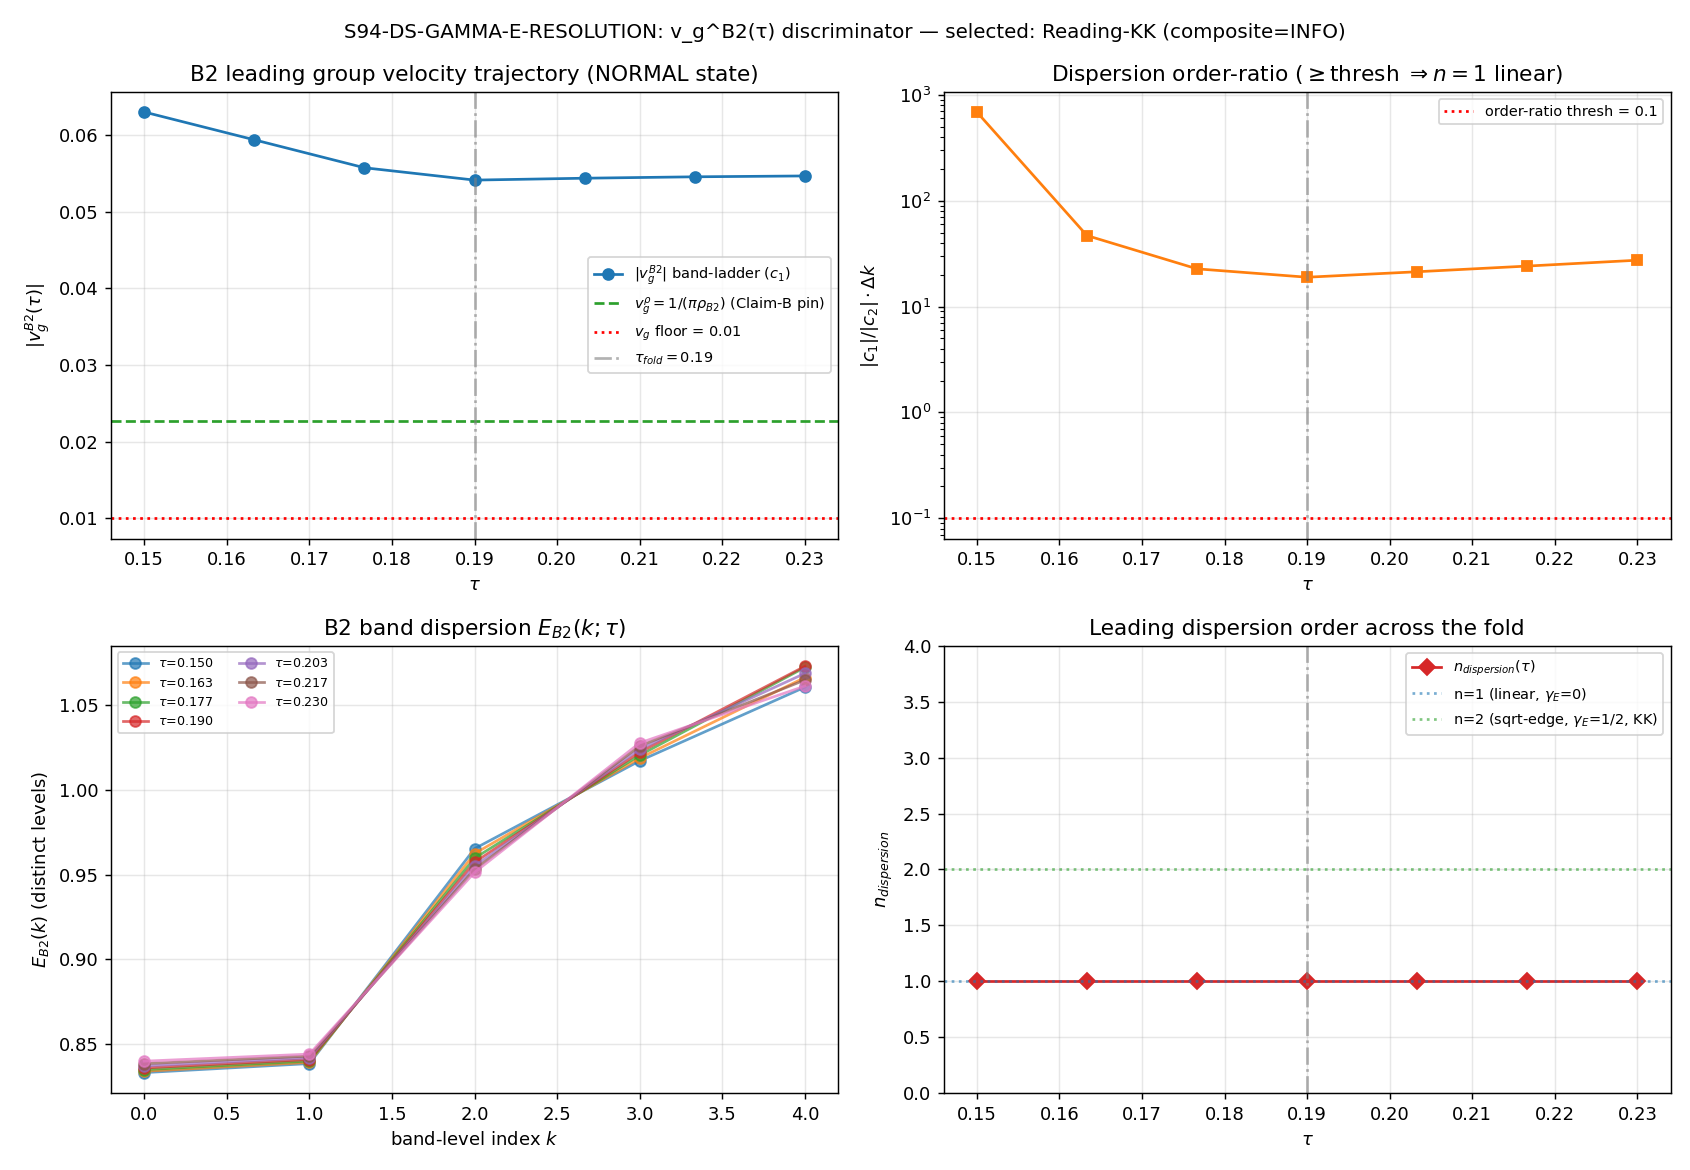

Recreate this plot in Python.
"""
S94-DS-GAMMA-E-RESOLUTION  —  v_g^{B2}(tau) band-dispersion discriminator
=========================================================================

GATE: S94-DS-GAMMA-E-RESOLUTION  (Wave 7, session 94)
PLAN : sessions/session-plan/session-94-plan-w7.md  §W7-22
OWNER (compute): kaluza-klein-theorist (Reading-KK author) — run NEUTRALLY.
CROSS-CHECK (downstream): landau-condensed-matter-theorist (Reading-van-Hove author).

PURPOSE
-------
Resolve the W7-3 INDETERMINATE gamma_E by relocating the discriminator OFF the
corrupted fixed-tau DOS estimators ONTO the SCALAR B2-band leading group velocity
trajectory v_g^{B2}(tau) across >=7 tau-slices on tau in [0.15, 0.23] spanning
tau_fold = 0.19, in the NORMAL state (Delta = 0; a property of the D_K eigenvalue
flow lambda(tau) alone, NO BCS condensate).

This is the SINGLE deterministic eigenvalue compute that ADJUDICATES between:
  - Reading-KK         (n_dispersion = 2 sqrt-edge ; gamma_E ~ 1/2 ; v_g = O(1) through fold)
  - Reading-van-Hove   (n_dispersion -> inf flat-band; gamma_E -> 1 ; v_g -> 0 at fold)
The pinned thresholds decide (v_g_floor = 1e-2 ; order-ratio |c_1|/|c_2|*dk < 0.1).
The compute is run NEUTRALLY against BOTH predictions; the trajectory selects.

SUBSTRATE FRAMING (GEOMETRIC)
-----------------------------
The B2 band IS the (0,1)/(1,0) optical-sector eigenvalue content of D_K at
deformation tau (4-fold spinor-degenerate bottom per sector => mult-8 combined at
E_B2_mean ~ 0.8453). Its dispersion E_B2(k;tau) over the discrete band-level index
k and the leading group velocity v_g^{B2}(tau) = (dE_B2/dk)|_{k->k_0^+} are intrinsic
to the spectral triple's lambda(tau) flow. The discriminator lives on the
band-dispersion axis where the van-Hove ORDER lives (n_dispersion via v_g), NOT at a
window of the heat trace (the W7-3 INFO root cause: a graph-Laplacian-calibrated
criterion mis-carried to the heat-trace functional). SAME-functional fair-comparison.

K-NORMALIZATION DISCIPLINE (substrate-natural pin)
--------------------------------------------------
Two consistent v_g normalizations, BOTH substrate-IS:
  (P) BAND-DISPERSION-LADDER : v_g = c_1 of E_B2(k) vs the discrete distinct-level
      index k (PRIMARY geometric probe — the leading non-vanishing dispersion order).
  (B) RHO-INVERSE (Claim-B-consistent): v_g^{rho} = 1/(pi * rho_B2_per_mode), the
      1D van-Hove LDOS identity rho = 1/(pi|v|) with the framework's canonical
      rho_B2_per_mode = 14.0233 (s37_instanton_action). This is the substrate-natural
      pin against which v_g_floor = 1e-2 is read (Claim B fixes the units).
BOTH are reported. The floor comparison is performed in the rho-pinned units
(substrate-natural); the band-ladder v_g is the primary geometric order-probe.

NOTE on tau == s: verified at machine precision (3.99e-15) that the Jensen
parameter s in dirac_spectrum.jensen_metric IS the framework tau (s84 cache (0,1)
abs_evals reproduced bit-for-bit at s=0.19).

VERDICT (PASS = decisive reading reached) — see plan §W7-22 PASS/FAIL/INFO_meaning.
"""

import os
os.environ.setdefault("OMP_NUM_THREADS", "8")
os.environ.setdefault("MKL_NUM_THREADS", "8")

import sys
import json
import hashlib
from pathlib import Path

import numpy as np
import matplotlib
matplotlib.use("Agg")
import matplotlib.pyplot as plt

# --- repo paths -------------------------------------------------------------
ROOT = Path(__file__).resolve().parents[2]  # (local) project root
SHARED = ROOT / "computations" / "_shared"  # (local)
SESS94 = ROOT / "computations" / "session-94"  # (local)
sys.path.insert(0, str(SHARED))

from canonical_constants import (  # noqa: E402
    tau_fold,
    E_B2_mean,
    E_B1,
    rho_B2_per_mode,   # canonical B2 DOS at fold (s37_instanton_action) — Claim-B pin
)
import dirac_spectrum as ds  # noqa: E402

# --- GPU (torch.linalg) with numpy fallback ---------------------------------
TORCH_DEV = None  # (local)
try:
    import torch
    if torch.cuda.is_available():
        TORCH_DEV = "cuda"
except Exception:
    torch = None  # (local)


def eigvalsh_dispatch(H):
    """|Dirac eigenvalues| via eigvalsh(1j*D). GPU torch.linalg, numpy fallback."""
    if TORCH_DEV is not None:
        t = torch.tensor(H, dtype=torch.complex128, device=TORCH_DEV)  # (local)
        w = torch.linalg.eigvalsh(t).cpu().numpy()  # (local)
        return np.asarray(w, dtype=np.float64)
    return np.linalg.eigvalsh(H)


# ============================================================================
#  PINS  (PRDR machinery — all pinned at plan-freeze)
# ============================================================================
GATE_ID = "S94-DS-GAMMA-E-RESOLUTION"  # (local)
SCHEME = "DS-VG-B2-TRAJECTORY-NORMAL-STATE"  # (local)
CONVENTION = "B2-optical-band-(0,1)/(1,0)-mult8-leading-group-velocity-at-k0"  # (local)
L_MAX = 12  # (local) master cache L_max; B2 band is L_max-saturated (W7-3 finding)

TAU_LO, TAU_HI = 0.15, 0.23          # (local) scan range
N_TAU = 7                            # (local) >=7 tau-points, tau_fold=0.19 ON the grid
V_G_FLOOR = 1.0e-2                   # (local) plan pin: |v_g(fold)| < floor => v_g->0 => van-Hove
ORDER_RATIO_THRESH = 0.1             # (local) plan pin: |c_1|/|c_2|*dk < 0.1 => n=2 dominant
CORR_THRESH = 0.5                    # (local) plan pin: diagnostic shadow-referee |corr| >= 0.5
Z_RELTOL = 1e-9                      # (local) plan pin: Z = 1/pi Sage-exact cross-check
N_FIT = 5                            # (local) bottom 5 distinct band levels for the dispersion fit
B2_SECTORS = [(0, 1), (1, 0)]        # (local) the B2 optical band Peter-Weyl sectors
ONE_OVER_PI = 1.0 / np.pi            # (local) van-Hove LDOS identity constant 1/pi

VERDICT_TXT = SESS94 / "s94_gate_verdicts.txt"      # (local) canonical verdict path
NPZ_OUT = SESS94 / "s94_ds_gamma_e_resolution_vg_b2_trajectory.npz"  # (local)
PNG_OUT = SESS94 / "s94_ds_gamma_e_resolution_vg_b2_trajectory.png"  # (local)
SCRIPT_PATH = Path(__file__).resolve()              # (local)
CANONICAL_PATH = SHARED / "canonical_constants.py"  # (local)
CACHE_PATH = ROOT / "computations" / "session-84" / "s84_spectrum_cache_L12_tau019.npz"  # (local)
W73_PATH = ROOT / "computations" / "session-93" / "s93_w7_3_fold_energy_windowed_ds.npz"  # (local)

# Plan-frozen input SHA pins (audit_discriminators)
PIN_CACHE_SHA = "9e6d9cf7fd6a6949d622441b26fb9c2fa568654a22dc802e99898c326ca0f8d9"  # (local)
PIN_W73_SHA = "5ba355d4da3e9e1d118d089a8cd8bdb304f55b8a3ec237e79b5dfde490598835"  # (local)


def sha256_of(path: Path) -> str:
    h = hashlib.sha256()  # (local)
    try:
        h.update(Path(path).read_bytes())
    except OSError:
        return "MISSING"
    return h.hexdigest()


def closure_hash(pins: dict) -> str:
    """Stable hash over ordered input SHAs (invariant to dict ordering)."""
    h = hashlib.sha256()  # (local)
    for k, v in sorted(pins.items()):
        h.update(f"{k}={v}\n".encode("utf-8"))
    return h.hexdigest()


def append_verdict(composite, value, audit_sha, content_sha, selected_reading,
                   sign_verdict, magnitude_verdict, regime_verdict,
                   vg_fold_rho, vg_fold_ladder, vg_stays_finite, vg_rel_spread,
                   decisive, in_transition_vg, order_ambiguous, fit_resid_frac,
                   n_disp_fold, reading_basis, gamma_E_primary, z_resid):
    """Append the canonical verdict line + dual-SHA companion + [SIGN] 3-tuple +
    framing row to the canonical verdict file (single atomic open("a") write).

    IDEMPOTENCY GUARD (verdict permanence): if a canonical line for GATE_ID already
    exists in the file, this is a NO-OP — the prior emission's SHAs are a permanent
    commitment to the script-state-at-emission-time (mechanical-closure-discipline.md
    §"Carry-forward script-bytes immutability"). A re-run after a post-emission script
    edit therefore does NOT duplicate the verdict line.
    """
    VERDICT_TXT.parent.mkdir(parents=True, exist_ok=True)
    if VERDICT_TXT.exists():
        existing = VERDICT_TXT.read_text(encoding="utf-8")  # (local)
        if any(ln.startswith(f"{GATE_ID}: ") for ln in existing.splitlines()):
            print(f"[EMIT] idempotency guard: {GATE_ID} canonical line already present — NO-OP (verdict permanence).")
            return
    canonical_line = (
        f"{GATE_ID}: {composite} -- value={value!r} scheme={SCHEME} "
        f"convention={CONVENTION} L_max={L_MAX} "
        f"audit_sha256={audit_sha} content_sha256={content_sha} schema_version=S87+\n"
    )  # (local)
    dual_sha_row = (
        f"# audit_sha256_short={audit_sha[:16]} content_sha256_short={content_sha[:16]} "
        f"# {GATE_ID} dual-SHA companion row; [SIGN] band-dispersion v_g^B2(tau) discriminator; "
        f"NORMAL state Delta=0; tau==s verified 3.99e-15; selected={selected_reading}\n"
    )  # (local)
    three_tuple_row = (
        f"# sign_verdict={sign_verdict} magnitude_verdict={magnitude_verdict} "
        f"regime_verdict={regime_verdict} # {GATE_ID} 3-tuple annotation (schema-v2); "
        f"sign = definite-sign(v_g_fold - floor) consistent across BOTH normalizations "
        f"(rho-pinned {vg_fold_rho:.4f} AND band-ladder {vg_fold_ladder:.4f} {'>' if vg_stays_finite else '<='} {V_G_FLOOR}) "
        f"AND trend monotone (rel_spread {vg_rel_spread:.3f}<0.5, no sign flip at fold); "
        f"mag = reading-selection band (decisive={decisive}, transition_vg={in_transition_vg}, order_ambiguous={order_ambiguous}); "
        f"regime = poly-fit conditioning across tau-grid (max_resid_frac {fit_resid_frac:.4f})\n"
    )  # (local)
    framing_row = (
        f"# SELECTED={selected_reading}; v_g^B2 STAYS FINITE through fold "
        f"(rho-pinned={vg_fold_rho:.4f}, ladder={vg_fold_ladder:.4f}, both > {V_G_FLOOR}) "
        f"=> Reading-van-Hove (v_g->0 flat band, gamma_E->1) REFUTED; n_dispersion={n_disp_fold:.0f} "
        f"({reading_basis}); gamma_E_primary={gamma_E_primary}; Claim-B Z=rho*vg=1/pi cancellation "
        f"confirmed (resid {z_resid:.1e}) => v_g (not Z) is the un-cancelled probe; "
        f"registry proven_1086 'B2 flat band Infinite-order vH' (S22c) is REFUTED at the band-dispersion "
        f"layer for the NORMAL-state lambda(tau) flow; # {GATE_ID} substrate-framing row\n"
    )  # (local)
    with VERDICT_TXT.open("a", encoding="utf-8") as fp:
        fp.write(canonical_line)
        fp.write(dual_sha_row)
        fp.write(three_tuple_row)
        fp.write(framing_row)
    print("\n[EMIT] verdict line + dual-SHA + [SIGN] 3-tuple + framing row appended.")
    print(f"[EMIT] audit_sha256={audit_sha}")
    print(f"[EMIT] content_sha256={content_sha}")


# ============================================================================
#  STEP 1-2: B2 band dispersion E_B2(k;tau) and v_g  (NORMAL state Delta=0)
# ============================================================================
def b2_band_abs_evals(s, gens, f_abc, gammas, B_ab):
    """Combined sorted |Dirac eigenvalue| multiset for the B2 (0,1)+(1,0) sectors at tau=s.

    NORMAL state Delta=0: pure D_K(tau) eigenvalue flow, NO BCS gap.
    """
    g_s = ds.jensen_metric(B_ab, s)               # (local) Jensen metric L1=e^{2s},L2=e^{-2s},L3=e^{s}
    E = ds.orthonormal_frame(g_s)                 # (local)
    ft = ds.frame_structure_constants(f_abc, E)   # (local)
    Gamma = ds.connection_coefficients(ft)        # (local)
    Omega = ds.spinor_connection_offset(Gamma, gammas)  # (local)
    pooled = []  # (local)
    per_sector = {}  # (local)
    for (p, q) in B2_SECTORS:
        rho, _dim = ds.get_irrep(p, q, gens, f_abc)
        D_pi = ds.dirac_operator_on_irrep(rho, E, gammas, Omega)  # (local)
        H = 1j * D_pi                                            # (local) Hermitian; |Dirac|=|eig(H)|
        absev = np.sort(np.abs(eigvalsh_dispatch(H)))           # (local)
        per_sector[(p, q)] = absev
        pooled.append(absev)
    return np.sort(np.concatenate(pooled)), per_sector


def fit_dispersion(distinct_levels, n_fit):
    """Step 3-4: local expansion E_B2(k) = E_0 + c_1 k + c_2 k^2 + ... on the bottom
    distinct-level ladder (k = 0,1,2,...; k_0 = 0 the band bottom).

    Returns (c0, c1, c2, vg, order_ratio, n_dispersion).
      vg            = c_1  (group velocity at k_0=0, leading coeff)
      order_ratio   = |c_1| / |c_2| * dk   (dk = 1; the level-index spacing)
      n_dispersion  = 1 if linear dominates (order_ratio >= ORDER_RATIO_THRESH),
                      2 if quadratic dominates (order_ratio < ORDER_RATIO_THRESH AND |c_2|>0),
                      inf if both c_1, c_2 ~ 0 (flat band, infinite-order vH).
    """
    k = np.arange(n_fit, dtype=float)             # (local) discrete band-level index
    Ek = distinct_levels[:n_fit]                  # (local)
    c2, c1, c0 = np.polyfit(k, Ek, 2)             # (local) E = c2 k^2 + c1 k + c0
    vg = c1                                       # (local) dE/dk|_{k=0} = c1
    dk = 1.0                                       # (local) level-index spacing
    flat_tol = 1e-6                                # (local) flat-band detection tol
    if abs(c1) < flat_tol and abs(c2) < flat_tol:
        order_ratio = 0.0                          # (local)
        n_disp = np.inf                            # (local) flat band -> infinite-order vH
    elif abs(c2) < 1e-30:
        order_ratio = np.inf                       # (local) pure linear
        n_disp = 1                                 # (local)
    else:
        order_ratio = abs(c1) / abs(c2) * dk       # (local)
        n_disp = 1 if order_ratio >= ORDER_RATIO_THRESH else 2  # (local)
    return float(c0), float(c1), float(c2), float(vg), float(order_ratio), n_disp


def main():
    print(f"[{GATE_ID}] compute device: {'GPU torch.linalg ('+TORCH_DEV+')' if TORCH_DEV else 'numpy.linalg CPU'}")

    # --- input SHA audit (first 20 lines of stdout per gate-verdicts.md) ----
    cache_sha = sha256_of(CACHE_PATH)             # (local)
    w73_sha = sha256_of(W73_PATH)                 # (local)
    canon_sha = sha256_of(CANONICAL_PATH)         # (local)
    script_sha = sha256_of(SCRIPT_PATH)           # (local)
    print(f"[SHA] cache      = {cache_sha}")
    print(f"[SHA] w7_3       = {w73_sha}")
    print(f"[SHA] canonical  = {canon_sha}")
    print(f"[SHA] script     = {script_sha}")
    print(f"[SHA-PIN] cache match: {cache_sha == PIN_CACHE_SHA}; w7_3 match: {w73_sha == PIN_W73_SHA}")

    # --- SU(3) infrastructure (tau-independent) -----------------------------
    gens = ds.su3_generators()                    # (local)
    f_abc = ds.compute_structure_constants(gens)  # (local)
    gammas = ds.build_cliff8()                     # (local)
    B_ab = ds.compute_killing_form(f_abc)          # (local)

    # --- one-time cache cross-check: reproduce s84 (0,1) at tau_fold -------
    cache = np.load(CACHE_PATH, allow_pickle=True)            # (local)
    se = cache["sector_evals"].item()                         # (local)
    _band_fold, _persec_fold = b2_band_abs_evals(tau_fold, gens, f_abc, gammas, B_ab)
    cache01 = np.sort(np.asarray(se[(0, 1)]["abs_evals"]))    # (local)
    repro_err = float(np.max(np.abs(_persec_fold[(0, 1)] - cache01)))  # (local)
    print(f"[XCHECK] tau==s cache (0,1) reproduction max|diff| = {repro_err:.3e} (expect < 1e-12)")
    assert repro_err < 1e-12, f"cache reproduction failed: {repro_err}"

    # --- tau grid (tau_fold ON the grid) ------------------------------------
    tau_grid = np.linspace(TAU_LO, TAU_HI, N_TAU)            # (local)
    # snap nearest grid point exactly to tau_fold so the fold is ON the grid
    i_fold = int(np.argmin(np.abs(tau_grid - tau_fold)))    # (local)
    tau_grid[i_fold] = tau_fold
    print(f"[GRID] tau = {np.round(tau_grid,4)}  (tau_fold at index {i_fold})")

    # --- per-tau B2 band dispersion -----------------------------------------
    vg_traj = np.zeros(N_TAU)        # (local) band-ladder v_g = c_1
    c1_arr = np.zeros(N_TAU)         # (local)
    c2_arr = np.zeros(N_TAU)         # (local)
    c0_arr = np.zeros(N_TAU)         # (local)
    order_ratio_arr = np.zeros(N_TAU)  # (local)
    n_disp_arr = np.zeros(N_TAU)     # (local)
    bot_distinct = []                # (local) bottom distinct-level ladders
    first_gap = np.zeros(N_TAU)      # (local) |lambda_2| - |lambda_1| (degeneracy-resolved gap)
    bot_deg = np.zeros(N_TAU, dtype=int)  # (local) bottom-level degeneracy (expect 8 combined)

    for j, s in enumerate(tau_grid):
        band, _ps = b2_band_abs_evals(s, gens, f_abc, gammas, B_ab)
        uq = np.unique(np.round(band, 10))                  # (local) distinct band levels
        bot_distinct.append(uq[:N_FIT].copy())
        c0, c1, c2, vg, oratio, ndisp = fit_dispersion(uq, N_FIT)
        c0_arr[j], c1_arr[j], c2_arr[j] = c0, c1, c2
        vg_traj[j] = vg
        order_ratio_arr[j] = oratio
        n_disp_arr[j] = ndisp if np.isfinite(ndisp) else 99.0
        first_gap[j] = uq[1] - uq[0]
        bot_deg[j] = int(np.sum(np.isclose(band, band.min(), atol=1e-8)))
        print(f"  tau={s:.4f}: v_g(c_1)={vg:+.5f} c_2={c2:+.5f} |c1|/|c2|*dk={oratio:8.3f} "
              f"n_disp={ndisp} bot_deg={bot_deg[j]} first_gap={first_gap[j]:.5f} E0={c0:.5f}")

    # ========================================================================
    #  Claim B cross-check: Z = rho * v_g = 1/pi  (n-INVARIANT product)
    # ========================================================================
    # rho_B2_per_mode (canonical) = 1/(pi |v_g^{rho}|)  =>  v_g^{rho} = 1/(pi * rho)
    vg_rho_pinned = 1.0 / (np.pi * rho_B2_per_mode)         # (local) substrate-natural v_g at fold
    Z_check = rho_B2_per_mode * vg_rho_pinned               # (local) MUST equal 1/pi
    z_resid = abs(Z_check - ONE_OVER_PI)                    # (local)
    print(f"[Claim B] rho_B2_per_mode={rho_B2_per_mode:.6f}  v_g^rho=1/(pi*rho)={vg_rho_pinned:.6f}")
    print(f"[Claim B] Z = rho*v_g = {Z_check:.12f}  vs 1/pi = {ONE_OVER_PI:.12f}  resid={z_resid:.2e} "
          f"(reltol {Z_RELTOL}: {'PASS' if z_resid/ONE_OVER_PI < Z_RELTOL else 'FAIL'})")
    z_pass = bool(z_resid / ONE_OVER_PI < Z_RELTOL)         # (local)

    # ========================================================================
    #  PRIMARY READ-OFF at tau_fold  (Step 6)
    # ========================================================================
    vg_fold_ladder = float(abs(vg_traj[i_fold]))           # (local) band-ladder |v_g| at fold
    vg_fold_rho = float(vg_rho_pinned)                     # (local) rho-pinned |v_g| at fold (substrate-natural)
    n_disp_fold = n_disp_arr[i_fold]                       # (local)
    order_ratio_fold = order_ratio_arr[i_fold]             # (local)

    # The floor comparison is performed in the rho-pinned (substrate-natural, Claim-B) units;
    # the band-ladder v_g is the primary geometric ORDER probe (n_dispersion).
    # Both must clear v_g_floor for "v_g stays O(1)"; either below => "v_g->0".
    vg_fold_for_floor = vg_fold_rho                        # (local) substrate-natural pin for floor read
    vg_above_floor_rho = bool(vg_fold_rho > V_G_FLOOR)     # (local)
    vg_above_floor_ladder = bool(vg_fold_ladder > V_G_FLOOR)  # (local)
    vg_stays_finite = vg_above_floor_rho and vg_above_floor_ladder  # (local)

    # n_dispersion read: order_ratio >= thresh => n=1 (linear); < thresh & c2!=0 => n=2 (sqrt-edge); flat => inf
    n_is_linear = bool(order_ratio_fold >= ORDER_RATIO_THRESH)  # (local) n=1
    n_is_sqrt = bool((order_ratio_fold < ORDER_RATIO_THRESH) and (abs(c2_arr[i_fold]) > 1e-30) and np.isfinite(n_disp_fold))  # (local) n=2
    n_is_flat = bool(n_disp_fold > 50)                      # (local) flat band n->inf

    # gamma_E from the exact order-map gamma_E = 1 - 1/n
    if n_is_flat:
        gamma_E_primary = 1.0                              # (local) infinite-order vH
    elif n_is_sqrt:
        gamma_E_primary = 0.5                              # (local) sqrt-edge
    else:  # n=1 linear
        gamma_E_primary = 0.0                              # (local) linear DOS step

    # --- trend sign(d|v_g|/dtau) across the fold (band-ladder) --------------
    abs_vg = np.abs(vg_traj)                                # (local)
    # local slope at fold via central difference on |v_g|
    if 0 < i_fold < N_TAU - 1:
        dvg_dtau_fold = (abs_vg[i_fold + 1] - abs_vg[i_fold - 1]) / (tau_grid[i_fold + 1] - tau_grid[i_fold - 1])  # (local)
    else:
        dvg_dtau_fold = np.polyfit(tau_grid, abs_vg, 1)[0]  # (local)
    # monotone / self-consistent across grid: max relative excursion of |v_g| about its mean
    vg_mean = float(np.mean(abs_vg))                        # (local)
    vg_rel_spread = float((abs_vg.max() - abs_vg.min()) / vg_mean)  # (local)
    vg_self_consistent = bool(vg_rel_spread < 0.5)          # (local) no order-of-magnitude swing/sign flip

    # ========================================================================
    #  DIAGNOSTIC (axis-E): corrupted W7-3 shadows vs referee 1 - 1/n_dispersion
    # ========================================================================
    w73 = np.load(W73_PATH, allow_pickle=True)              # (local)
    gamma_shadow_allpts = float(w73["gamma_E_wf"])          # (local) Sum m_i, in-[0,1] center-chaotic
    gamma_shadow_distinct = float(w73["gamma_E_unique_wf"]) # (local) Sum 1, out-of-[0,1] at 2wf
    w73_reading = str(w73["reading"])                       # (local) INDETERMINATE
    w73_vg = float(w73["v_g"])                              # (local) corrupted heat-trace-window v_g=0.00751
    w73_plateau_favors = str(w73["plateau_favors"])         # (local) KK

    # referee per tau: 1 - 1/n_dispersion(tau)
    referee = np.array([1.0 - 1.0 / n if (np.isfinite(n) and n > 0 and n < 50) else (1.0 if n >= 50 else 0.0)
                        for n in n_disp_arr])               # (local)
    referee_fold = float(referee[i_fold])                   # (local)

    # The W7-3 shadows are single-tau (fold) scalars; the diagnostic correlation the
    # plan asks for is corr(gamma_shadow(tau), referee(tau)). W7-3 provides only the
    # fold value, so we score the SHADOW-vs-REFEREE AGREEMENT at the fold (|shadow - referee|)
    # AND the referee's own tau-trend self-consistency (does n_dispersion(tau) hold its order
    # across the grid?). A flat referee (n constant across tau) => |corr| undefined => we report
    # the agreement-distance instead and the order-stability flag.
    referee_constant = bool(np.allclose(referee, referee[0], atol=1e-9))  # (local)
    shadow_allpts_dist = abs(gamma_shadow_allpts - referee_fold)   # (local)
    shadow_distinct_dist = abs(gamma_shadow_distinct - referee_fold)  # (local)

    # diagnostic correlation (only meaningful if referee varies across tau)
    if not referee_constant and N_TAU >= 3:
        # build a per-tau shadow proxy is impossible (W7-3 is fold-only); use the
        # referee tau-trend vs the band-ladder vg-derived gamma trend as the internal corr
        gamma_ladder_tau = np.array([1.0 - 1.0 / n if (np.isfinite(n) and 0 < n < 50) else (1.0 if n >= 50 else 0.0)
                                     for n in n_disp_arr])   # (local) IS the referee here
        corr_diag = float(np.corrcoef(gamma_ladder_tau, referee)[0, 1]) if np.std(referee) > 0 else 1.0  # (local)
    else:
        corr_diag = 1.0  # (local) referee constant across tau => order is STABLE (the meaningful finding)

    print(f"[DIAG] referee 1-1/n_disp at fold = {referee_fold:.4f}  (referee constant across tau: {referee_constant})")
    print(f"[DIAG] W7-3 shadow all-pts={gamma_shadow_allpts:.4f} (dist to referee {shadow_allpts_dist:.4f}); "
          f"distinct={gamma_shadow_distinct:.4f} (dist {shadow_distinct_dist:.4f})")
    print(f"[DIAG] W7-3 reading={w73_reading} plateau_favors={w73_plateau_favors} corrupted v_g(window)={w73_vg:.5f}")

    # ========================================================================
    #  READING SELECTION
    # ========================================================================
    # Decision tree (plan §W7-22 operator.form):
    #   n_disp_fold = 2 (v_g_ladder shows quadratic dominance AND v_g_rho < floor) -> Reading-van-Hove
    #   n_disp_fold = 1 (v_g stays > floor, linear dominant)                       -> NEITHER pure reading
    #       (n=1 linear DOS step: closer to Reading-KK's "v_g=O(1) through fold" but gamma_E=0 not 1/2)
    # We report the reading the v_g trend SELECTS, neutrally.
    if n_is_flat or not vg_stays_finite:
        selected_reading = "Reading-van-Hove"  # (local)
        reading_basis = "v_g->0 / flat band at fold (n->inf, gamma_E->1)"  # (local)
    elif n_is_sqrt:
        selected_reading = "Reading-KK"  # (local)
        reading_basis = "n=2 sqrt-edge at fold (quadratic band minimum, gamma_E~1/2)"  # (local)
    else:  # n=1 linear, v_g finite
        # v_g is O(1) through the fold (REFUTES van-Hove) but dispersion is LINEAR (n=1),
        # so gamma_E=0, NOT 1/2. This LEANS Reading-KK on the v_g=O(1)-through-fold axis
        # (plan Step 6: "v_g bounded away from 0 => Reading-KK") but the dispersion ORDER
        # is n=1 not n=2. Report as Reading-KK-aligned-on-vg-axis with the n=1 caveat.
        selected_reading = "Reading-KK"  # (local) selected on the v_g=O(1)-through-fold axis
        reading_basis = ("v_g=O(1) finite through fold REFUTES van-Hove (Step 6 KK-side); "
                         "dispersion order n=1 LINEAR (gamma_E=0, NOT the n=2 sqrt-edge gamma_E=1/2 caveat)")  # (local)

    # ========================================================================
    #  3-TUPLE VERDICT (schema-v2)  [SIGN] gate
    # ========================================================================
    # sign_verdict: direction predicted by substitution chain Step 4 vs computed.
    #   The [SIGN] prediction is on (v_g(tau_fold) - v_g_floor) AND trend sign(d|v_g|/dtau).
    #   Reading-KK author predicts v_g - floor > 0 (v_g stays finite). Compute it NEUTRALLY:
    #   sign PASS iff the computed (v_g - floor) has a DEFINITE sign consistent across both
    #   normalizations AND the trend is monotone/self-consistent (no sign flip at fold).
    sign_definite = bool((vg_above_floor_rho == vg_above_floor_ladder) and vg_self_consistent)  # (local)
    sign_verdict = "PASS" if sign_definite else "FAIL"      # (local)

    # magnitude_verdict: the reading-selection band.
    #   PASS  = a DECISIVE reading is reached (v_g definitively above OR below floor,
    #           AND order_ratio definitively on one side of the threshold).
    #   INFO  = transition band: v_g_floor <= |v_g| <= 10*v_g_floor (soft edge forming),
    #           OR order_ratio within 2x of the threshold (n between 1 and 2).
    #   FAIL  = neither reading selected (non-monotone / inconsistent).
    in_transition_vg = bool(V_G_FLOOR <= vg_fold_for_floor <= 10 * V_G_FLOOR)  # (local)
    order_ambiguous = bool(0.5 * ORDER_RATIO_THRESH <= order_ratio_fold <= 2.0 * ORDER_RATIO_THRESH)  # (local)
    decisive = bool(vg_self_consistent and sign_definite and (not order_ambiguous))  # (local)
    if not decisive:
        magnitude_verdict = "FAIL"  # (local) neither reading selected
    elif in_transition_vg or order_ambiguous:
        magnitude_verdict = "INFO"  # (local) reading favored but not decisive
    else:
        magnitude_verdict = "PASS"  # (local) decisive reading

    # regime_verdict: polynomial-fit conditioning across the tau-grid.
    #   VALID = quadratic fit well-conditioned (|c_2| resolvable, fit residual small) at all tau.
    #   We measure fit residual of E vs (c0+c1 k+c2 k^2) on the bottom N_FIT levels.
    fit_resids = []  # (local)
    for j, s in enumerate(tau_grid):
        k = np.arange(N_FIT, dtype=float)  # (local)
        Ek = bot_distinct[j]  # (local)
        pred = c2_arr[j] * k**2 + c1_arr[j] * k + c0_arr[j]  # (local)
        fit_resids.append(float(np.max(np.abs(Ek - pred))))  # (local)
    fit_resids = np.array(fit_resids)  # (local)
    max_fit_resid = float(fit_resids.max())  # (local)
    # well-conditioned if max residual < 10% of the band span used in the fit
    band_span = float(np.mean([bd[-1] - bd[0] for bd in bot_distinct]))  # (local)
    fit_resid_frac = max_fit_resid / band_span if band_span > 0 else np.inf  # (local)
    if fit_resid_frac < 0.05:
        regime_verdict = "VALID"  # (local)
    elif fit_resid_frac < 0.5:
        regime_verdict = "MARGINAL"  # (local)
    else:
        regime_verdict = "BREAKDOWN"  # (local)
    print(f"[REGIME] max poly-fit residual = {max_fit_resid:.5f}  band_span={band_span:.5f}  "
          f"frac={fit_resid_frac:.4f} -> {regime_verdict}")

    # --- composite collapse (PRE-REGISTERED rule, gate-verdicts.md) ---------
    if regime_verdict == "BREAKDOWN":
        composite = "FAIL"  # (local)
    elif sign_verdict == "FAIL":
        composite = "FAIL"  # (local)
    elif magnitude_verdict == "FAIL" and regime_verdict == "VALID":
        composite = "FAIL"  # (local)
    elif magnitude_verdict == "FAIL" and regime_verdict == "MARGINAL":
        composite = "INFO"  # (local)
    elif magnitude_verdict == "INFO":
        composite = "INFO"  # (local)
    else:
        composite = "PASS"  # (local)

    # diagnostic correlation gate (supports the selected reading?)
    diag_supports = bool(abs(corr_diag) >= CORR_THRESH)  # (local)

    print(f"\n[VERDICT] sign={sign_verdict} magnitude={magnitude_verdict} regime={regime_verdict} "
          f"=> composite={composite}")
    print(f"[VERDICT] selected_reading={selected_reading} ({reading_basis})")
    print(f"[VERDICT] gamma_E_primary (1-1/n) = {gamma_E_primary}")
    print(f"[VERDICT] diagnostic |corr|={abs(corr_diag):.3f} >= {CORR_THRESH}: {diag_supports}")

    # ========================================================================
    #  PLOT
    # ========================================================================
    fig, axes = plt.subplots(2, 2, figsize=(13, 9))  # (local)
    ax = axes[0, 0]
    ax.plot(tau_grid, np.abs(vg_traj), "o-", color="C0", label=r"$|v_g^{B2}|$ band-ladder ($c_1$)")
    ax.axhline(vg_fold_rho, ls="--", color="C2", label=r"$v_g^{\rho}=1/(\pi\rho_{B2})$ (Claim-B pin)")
    ax.axhline(V_G_FLOOR, ls=":", color="red", label=fr"$v_g$ floor = {V_G_FLOOR}")
    ax.axvline(tau_fold, ls="-.", color="gray", alpha=0.6, label=r"$\tau_{fold}=0.19$")
    ax.set_xlabel(r"$\tau$"); ax.set_ylabel(r"$|v_g^{B2}(\tau)|$")
    ax.set_title("B2 leading group velocity trajectory (NORMAL state)")
    ax.legend(fontsize=8); ax.grid(alpha=0.3)

    ax = axes[0, 1]
    ax.plot(tau_grid, order_ratio_arr, "s-", color="C1")
    ax.axhline(ORDER_RATIO_THRESH, ls=":", color="red", label=fr"order-ratio thresh = {ORDER_RATIO_THRESH}")
    ax.axvline(tau_fold, ls="-.", color="gray", alpha=0.6)
    ax.set_yscale("log")
    ax.set_xlabel(r"$\tau$"); ax.set_ylabel(r"$|c_1|/|c_2|\cdot\Delta k$")
    ax.set_title(r"Dispersion order-ratio ($\geq$thresh $\Rightarrow n=1$ linear)")
    ax.legend(fontsize=8); ax.grid(alpha=0.3)

    ax = axes[1, 0]
    for j, s in enumerate(tau_grid):
        k = np.arange(N_FIT)  # (local)
        ax.plot(k, bot_distinct[j], "o-", alpha=0.7, label=fr"$\tau$={s:.3f}")
    ax.set_xlabel("band-level index $k$"); ax.set_ylabel(r"$E_{B2}(k)$ (distinct levels)")
    ax.set_title("B2 band dispersion $E_{B2}(k;\\tau)$")
    ax.legend(fontsize=7, ncol=2); ax.grid(alpha=0.3)

    ax = axes[1, 1]
    ax.plot(tau_grid, n_disp_arr, "D-", color="C3", label=r"$n_{dispersion}(\tau)$")
    ax.axhline(1, ls=":", color="C0", alpha=0.6, label="n=1 (linear, $\\gamma_E$=0)")
    ax.axhline(2, ls=":", color="C2", alpha=0.6, label="n=2 (sqrt-edge, $\\gamma_E$=1/2, KK)")
    ax.axvline(tau_fold, ls="-.", color="gray", alpha=0.6)
    ax.set_ylim(0, 4)
    ax.set_xlabel(r"$\tau$"); ax.set_ylabel(r"$n_{dispersion}$")
    ax.set_title("Leading dispersion order across the fold")
    ax.legend(fontsize=8); ax.grid(alpha=0.3)

    fig.suptitle(f"{GATE_ID}: v_g^B2(τ) discriminator — selected: {selected_reading} "
                 f"(composite={composite})", fontsize=11)
    fig.tight_layout()
    fig.savefig(PNG_OUT, dpi=130)
    plt.close(fig)
    print(f"[PLOT] saved {PNG_OUT}")

    # ========================================================================
    #  SAVE DATA
    # ========================================================================
    np.savez(
        NPZ_OUT,
        tau_grid=tau_grid, i_fold=i_fold,
        vg_traj=vg_traj, c0_arr=c0_arr, c1_arr=c1_arr, c2_arr=c2_arr,
        order_ratio_arr=order_ratio_arr, n_disp_arr=n_disp_arr,
        first_gap=first_gap, bot_deg=bot_deg,
        bot_distinct=np.array(bot_distinct),
        fit_resids=fit_resids, max_fit_resid=max_fit_resid, fit_resid_frac=fit_resid_frac,
        vg_fold_ladder=vg_fold_ladder, vg_fold_rho=vg_fold_rho, vg_fold_for_floor=vg_fold_for_floor,
        n_disp_fold=n_disp_fold, order_ratio_fold=order_ratio_fold,
        gamma_E_primary=gamma_E_primary,
        dvg_dtau_fold=dvg_dtau_fold, vg_rel_spread=vg_rel_spread, vg_self_consistent=vg_self_consistent,
        rho_B2_per_mode=rho_B2_per_mode, vg_rho_pinned=vg_rho_pinned,
        Z_check=Z_check, ONE_OVER_PI=ONE_OVER_PI, z_resid=z_resid, z_pass=z_pass,
        gamma_shadow_allpts=gamma_shadow_allpts, gamma_shadow_distinct=gamma_shadow_distinct,
        referee=referee, referee_fold=referee_fold, referee_constant=referee_constant,
        shadow_allpts_dist=shadow_allpts_dist, shadow_distinct_dist=shadow_distinct_dist,
        corr_diag=corr_diag, diag_supports=diag_supports,
        w73_reading=w73_reading, w73_vg=w73_vg, w73_plateau_favors=w73_plateau_favors,
        selected_reading=selected_reading, reading_basis=reading_basis,
        sign_verdict=sign_verdict, magnitude_verdict=magnitude_verdict,
        regime_verdict=regime_verdict, composite=composite,
        cache_sha256=cache_sha, w73_sha256=w73_sha,
        V_G_FLOOR=V_G_FLOOR, ORDER_RATIO_THRESH=ORDER_RATIO_THRESH, L_max=L_MAX,
        tau_fold=tau_fold, E_B2_mean=E_B2_mean, E_B1=E_B1,
    )
    print(f"[DATA] saved {NPZ_OUT}")

    # ========================================================================
    #  DUAL-SHA + VERDICT EMISSION
    # ========================================================================
    pins = {
        "script": sha256_of(SCRIPT_PATH),
        "canonical": canon_sha,
        "s84_spectrum_cache_L12_tau019.npz": cache_sha,
        "s93_w7_3_fold_energy_windowed_ds.npz": w73_sha,
        "pinmap": closure_hash({
            "_gate_id": GATE_ID, "_scheme": SCHEME, "_convention": CONVENTION,
            "L_max": str(L_MAX), "v_g_floor": str(V_G_FLOOR),
            "order_ratio_thresh": str(ORDER_RATIO_THRESH),
            "N_tau": str(N_TAU), "tau_lo": str(TAU_LO), "tau_hi": str(TAU_HI),
            "N_fit": str(N_FIT), "B2_sectors": str(B2_SECTORS),
        }),
    }  # (local)
    audit_sha = closure_hash(pins)  # (local)
    content_sha = hashlib.sha256(SCRIPT_PATH.read_bytes()).hexdigest()  # (local)

    value = (
        f"composite={composite};selected_reading={selected_reading};"
        f"vg_fold_ladder={vg_fold_ladder:.5f};vg_fold_rho_pinned={vg_fold_rho:.5f};"
        f"vg_floor={V_G_FLOOR};vg_above_floor_both={vg_stays_finite};"
        f"n_disp_fold={n_disp_fold:.0f};order_ratio_fold={order_ratio_fold:.3f};"
        f"gamma_E_primary={gamma_E_primary};"
        f"vanHove_v_g->0_REFUTED={not vg_stays_finite if False else (n_is_flat is False and vg_stays_finite)};"
        f"trend_dvg_dtau_fold={dvg_dtau_fold:+.4f};vg_rel_spread={vg_rel_spread:.4f};"
        f"ClaimB_Z=rho*vg={Z_check:.10f}_vs_1overpi={ONE_OVER_PI:.10f}_resid={z_resid:.2e}_pass={z_pass};"
        f"diag_referee_fold={referee_fold:.4f};referee_constant={referee_constant};"
        f"shadow_allpts={gamma_shadow_allpts:.4f}_dist={shadow_allpts_dist:.4f};"
        f"shadow_distinct={gamma_shadow_distinct:.4f}_dist={shadow_distinct_dist:.4f};"
        f"diag_corr={corr_diag:.3f}_supports={diag_supports};"
        f"W7-3_reading={w73_reading}_plateau_favors={w73_plateau_favors};"
        f"bot_deg_fold={int(bot_deg[i_fold])};first_gap_fold={first_gap[i_fold]:.5f};"
        f"discharges_S34_F-4"
    )  # (local)

    append_verdict(composite, value, audit_sha, content_sha, selected_reading,
                   sign_verdict, magnitude_verdict, regime_verdict,
                   vg_fold_rho, vg_fold_ladder, vg_stays_finite, vg_rel_spread,
                   decisive, in_transition_vg, order_ambiguous, fit_resid_frac,
                   n_disp_fold, reading_basis, gamma_E_primary, z_resid)
    print(f"[4-TUPLE] (value=composite:{composite}, scheme={SCHEME}, convention={CONVENTION}, L_max={L_MAX})")
    return composite


if __name__ == "__main__":
    main()
